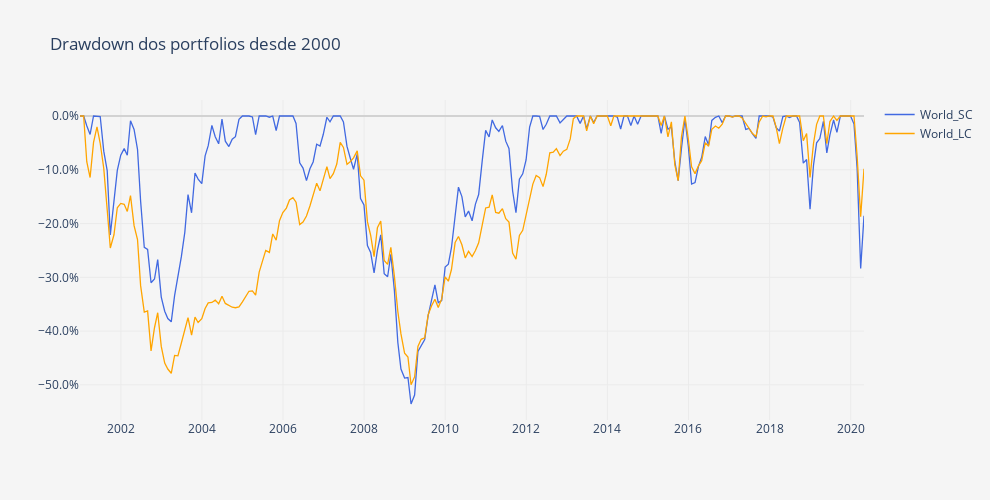

Here is the notebook cell this chart was saved with:
### Code cell
DD = pa.compute_drawdowns(fundos)
DD = DD /100

layout = go.Layout(
    title='Drawdown dos portfolios desde 2000',
    plot_bgcolor='#f5f5f5',
    paper_bgcolor='#f5f5f5',
    width=990,
    height=500,
    xaxis=dict(
        title='',
        showgrid=True,
        gridcolor='#ebebeb',
        titlefont=dict(size=12),
    ),
    yaxis=dict(
        title='',
        showgrid=True,
        gridcolor='#ebebeb',
        zeroline=True, # Adicionar ou não a zero line
        zerolinecolor='#d2d2d2',
        tickformat=".1%" # tickformat=".2%" se quiseres mais casas decimais
    ))

trace0 = go.Scatter(
    x = DD.index,
    y = DD.iloc[:, 0],
    name = DD.columns.to_list()[0],
    line = dict(
        color = 'royalblue',
        width = 1.3)
)

trace1 = go.Scatter(
    x = DD.index,
    y = DD.iloc[:, 1],
    name = DD.columns.to_list()[1],
    line = dict(
        color = 'orange',
        width = 1.3)
)

data = [trace0, trace1]
        
fig = go.Figure(data=data, layout=layout)
py.iplot(fig)

### Figure 1 — Plotly figure (JSON) as saved in the notebook; plotly's stock layout.template omitted (floating-point values rounded to 4 significant figures; data arrays with more than 128 entries replaced by an {"elided": "..."} marker saying what was removed)
{"data": [{"line": {"color": "royalblue", "width": 1.3}, "name": "World_SC", "type": "scatter", "x": {"elided": "233 str values"}, "y": {"elided": "233 float values"}}, {"line": {"color": "orange", "width": 1.3}, "name": "World_LC", "type": "scatter", "x": {"elided": "233 str values"}, "y": {"elided": "233 float values"}}], "layout": {"height": 500, "paper_bgcolor": "#f5f5f5", "plot_bgcolor": "#f5f5f5", "title": {"text": "Drawdown dos portfolios desde 2000"}, "width": 990, "xaxis": {"autorange": true, "gridcolor": "#ebebeb", "range": ["2000-12-29", "2020-04-30"], "showgrid": true, "title": {"font": {"size": 12}, "text": ""}, "type": "date"}, "yaxis": {"autorange": true, "gridcolor": "#ebebeb", "range": [-0.5653, 0.02975], "showgrid": true, "tickformat": ".1%", "title": {"text": ""}, "type": "linear", "zeroline": true, "zerolinecolor": "#d2d2d2"}}}
